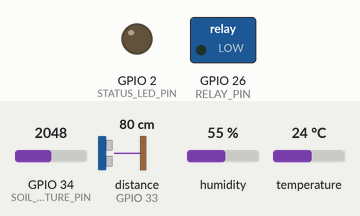
Simulated run of this sketch. Board: ESP32. Shown: switched loads named in the sketch (green lamp = pin HIGH), output pins drawn as LEDs (lit = HIGH). Inputs (shaded band) come from the test bench; at power-on: GPIO 34 (SOIL_MOISTURE_PIN) = 2048, distance to the obstacle (sensor on GPIO 33) 80 cm, humidity 55 %, temperature 24 °C. The echo pulse lasts 58.3 µs per cm; pins used as bus, display or sensor lines are not drawn; what the sketch prints to the serial monitor is not drawn.

Above: at 5.0 s.
At 15.0 s:
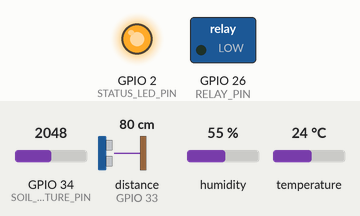
Timing chart, 0 to 26.0 s (numbered marks = the images above):
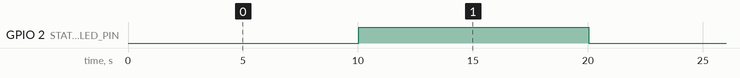

The sketch:

field_node.ino
```cpp
// Citadel ESP32 field node.
// Matches the wired build: soil moisture (GPIO34, add sensor when bought),
// DHT11 (GPIO4), HC-SR04 (TRIG 32 / ECHO 33 via divider), relay (GPIO26).
// Rain gauge is not wired yet, so rainfallMm is reported as 0.
// Always prints JSON over Serial; also POSTs to the edge API if Wi-Fi connects.

#include <DHT.h>

// ── Wi-Fi + edge API (fill in once you're ready to connect over the network) ──
const char* WIFI_SSID    = "YOUR_WIFI_NAME";
const char* WIFI_PASSWORD = "YOUR_WIFI_PASSWORD";
const char* EDGE_API_URL  = "http://192.168.1.100:3001/v1/readings"; // laptop's LAN IP for now
const char* DEVICE_ID     = "field-node-01";
const char* ZONE_ID       = "zone-a";
const bool  WIFI_ENABLED  = false; // flip to true once WIFI_SSID/PASSWORD are set

// ── Pins ─────────────────────────────────────────────────────────────────
const int STATUS_LED_PIN    = 2; // onboard LED on most ESP32 DevKit boards; harmless if unused
const int SOIL_MOISTURE_PIN = 34;
const int WATER_LEVEL_TRIG  = 32;
const int WATER_LEVEL_ECHO  = 33; // through the 1k/2k divider, never direct
const int DHT_PIN           = 4;
const int RELAY_PIN         = 26;

#define DHT_TYPE DHT11
DHT dht(DHT_PIN, DHT_TYPE);

// ── Calibration (adjust after you run Step 13 in the integration guide) ───
const int SOIL_DRY_VALUE  = 3200;
const int SOIL_WET_VALUE  = 1400;
const float TANK_EMPTY_CM = 100.0;
const float TANK_FULL_CM  = 10.0;

const unsigned long READ_INTERVAL_MS = 10000;
unsigned long lastReadTime = 0;

float readSoilMoisturePct() {
  int raw = analogRead(SOIL_MOISTURE_PIN);
  float pct = (float)(SOIL_DRY_VALUE - raw) / (SOIL_DRY_VALUE - SOIL_WET_VALUE) * 100.0;
  return constrain(pct, 0.0, 100.0);
}

float readWaterLevelPct() {
  digitalWrite(WATER_LEVEL_TRIG, LOW);
  delayMicroseconds(2);
  digitalWrite(WATER_LEVEL_TRIG, HIGH);
  delayMicroseconds(10);
  digitalWrite(WATER_LEVEL_TRIG, LOW);

  long duration = pulseIn(WATER_LEVEL_ECHO, HIGH, 30000);
  if (duration == 0) return -1;

  float distanceCm = duration * 0.0343 / 2.0;
  float pct = (TANK_EMPTY_CM - distanceCm) / (TANK_EMPTY_CM - TANK_FULL_CM) * 100.0;
  return constrain(pct, 0.0, 100.0);
}

void setup() {
  Serial.begin(115200);

  pinMode(STATUS_LED_PIN, OUTPUT);
  pinMode(RELAY_PIN, OUTPUT);
  pinMode(WATER_LEVEL_TRIG, OUTPUT);
  pinMode(WATER_LEVEL_ECHO, INPUT);

  digitalWrite(RELAY_PIN, LOW); // pump off by default — safety first

  dht.begin();

  Serial.println("Citadel field node initialized (DHT11, HC-SR04, relay wired; soil + rain pending).");
}

void loop() {
  if (millis() - lastReadTime < READ_INTERVAL_MS) return;
  lastReadTime = millis();

  float soilMoisturePct = readSoilMoisturePct();
  float temperatureC    = dht.readTemperature();
  float humidityPct     = dht.readHumidity();
  float rainfallMm      = 0.0; // rain gauge not wired yet
  float waterLevelPct   = readWaterLevelPct();

  bool dhtFailed = isnan(temperatureC) || isnan(humidityPct);
  if (dhtFailed) {
    Serial.println("WARNING: DHT11 read failed. Using safe defaults.");
    temperatureC = 25.0;
    humidityPct  = 50.0;
  }

  bool waterFailed = (waterLevelPct < 0);
  if (waterFailed) {
    Serial.println("WARNING: HC-SR04 read failed. Defaulting to 0.");
    waterLevelPct = 0.0;
  }

  char jsonPayload[512];
  snprintf(jsonPayload, sizeof(jsonPayload),
    "{\"deviceId\":\"%s\",\"zoneId\":\"%s\","
    "\"soilMoisturePct\":%.1f,\"temperatureC\":%.1f,"
    "\"humidityPct\":%.1f,\"rainfallMm\":%.1f,"
    "\"waterLevelPct\":%.1f,"
    "\"sensorStatus\":{\"dht\":\"%s\",\"ultrasonic\":\"%s\"}}",
    DEVICE_ID, ZONE_ID,
    soilMoisturePct, temperatureC,
    humidityPct, rainfallMm,
    waterLevelPct,
    dhtFailed ? "error" : "ok",
    waterFailed ? "error" : "ok"
  );

  Serial.println(jsonPayload);

  digitalWrite(STATUS_LED_PIN, !digitalRead(STATUS_LED_PIN));
}
```

Measured:
- by itself, GPIO 2 (STATUS_LED_PIN): alternates HIGH for 10.0 s and LOW for 10.0 s
